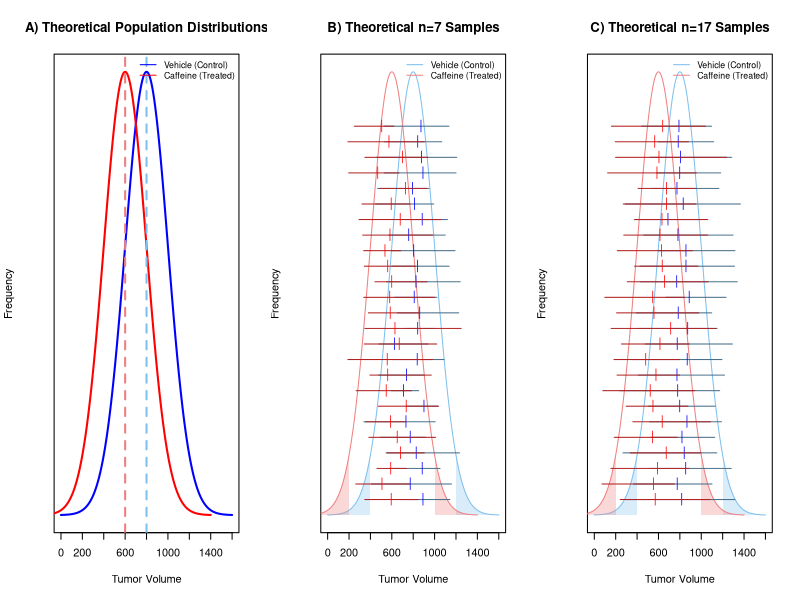

Here is the R script that generated this plot:
#-------------------------------------------------------------------------------
# TITLE: Fig1_final.R
# AUTHOR: Michael J. Marino, PhD
# DATE: 2026-04-20
# MANUSCRIPT: "A Robust Workflow for Exploratory Data Analysis and Outlier 
#   Management in Small-Sample Pharmacological Datasets" (Submitted)
#
# REPOSITORY: https://github.com/mjmarino-phd/pharmacology-small-sample-EDA
# 
# LICENSE: MIT License (c) 2026 Michael J. Marino
#   Permission is granted to use, modify, and distribute this code for any 
#   purpose, provided that the manuscript above is cited in any resulting 
#   publications or derivative works.
#
# DESCRIPTION: This script generates figure 1 from the manuscript and is 
#   annotated to provide a beginner friendly introduction to the R programming language.
#-------------------------------------------------------------------------------


# Clear environment: Prevents variables from previous projects 
# from interfering with your current analysis.
rm(list = ls())

# Set a random seed for reproducibility. 
# The number (123) is arbitrary, but using a seed ensures that the 
# 'random' sampling draws the exact same values every time the script is run.
# This is essential for scientific transparency and creating consistent figures.
set.seed(123)


# Tip for Publication: Journals usually require high-resolution TIFFs.
# The code below is a "file device." When active, R redirects the plot 
# from the screen directly to a high-quality file in your working directory.
# Remove the "#" in the line below and change the Figure file name as needed
# You will also need to remove the '#' from the last line of code in this file

# tiff("Figure1_Final.tif", width = 8, height = 4.5, units = "in", res = 300, compression = "lzw")


#--------------------Figure 1: Simulation of 2 normal distributions----------------

# Set population parameters (the 'Ground Truth' we are simulating)

mu <- 800    # Control mean (e.g., untreated tumor volume in mm^3)
popSD <- 200 # Control variability (Standard Deviation)

exp_mu <- 600    # Experimental mean (e.g., 25% reduction after caffeine)
exp_popSD <- 200 # Experimental SD (assumed equal for this simulation)


# Generate the 'Bell Curve' shapes

# seq creates 1000 evenly spaced numbers (x-values) across the width of the distribution (+/- 4SD)
x_pop <- seq(mu - 4 * popSD, mu + 4 * popSD, length.out = 1000) 

# dnorm calculates the 'Probability Density' (the height of the curve or y-values) at every point in x_pop
y_pop <- dnorm(x_pop, mean = mu, sd = popSD)


# Experimental population gets a similar treatment
# seq creates 1000 evenly spaced numbers (x-values) across the width of the distribution (+/- 4SD)
exp_x_pop <- seq(exp_mu - 4 * exp_popSD, exp_mu + 4 * exp_popSD, length.out = 1000) #generates x-axis +/-4SD

# dnorm calculates the 'Probability Density' (the height of the curve or y-values) at every point in exp_x_pop
exp_y_pop <- dnorm(exp_x_pop, mean = exp_mu, sd = exp_popSD) #generates y-axis frequency values


#Set up for 3 panel figure
# par stands for 'parameters.' mfrow = c(1, 3) tells R to arrange plots 
# in 1 row and 3 columns.
par(mfrow = c(1, 3))


#--------------------Figure 1A--------------------------------------------------

#Plot theoretical populations

# The plot() function creates a NEW coordinate system and window.
# We use x_pop and y_pop to define the blue 'Vehicle' curve.
plot(x_pop, y_pop, type = "l", col = "blue", lwd = 2, #x-y blue line plot for vehicle
     main = "A) Theoretical Population Distributions", xlab = "Tumor Volume", ylab = "Frequency", #set up labels
     yaxt = "n", # yaxt = "n" hides the y-axis (frequency isn't critical here)
     xaxt = "n") # xaxt = "n" hides the default x-axis so we can customize it below

# Customizing the X-axis for better readability
# side = 1 refers to the bottom; 'at' defines where the tick marks go
axis(side = 1, at = seq(0, 1600, by = 200))  #change x-axis tics

# The lines() function is different from plot(); it layers data onto the 
# existing window without clearing it. Here we add the 'Caffeine' curve.
lines(exp_x_pop, exp_y_pop, col = "red", lwd = 2) #adds an x-y red line plot for treatment


# abline adds straight lines. 'v' stands for vertical.
# These dashed lines (lty=2) highlight the true 'center' of each population.
abline(v = mu, col = "skyblue2", lwd = 2,lty=2)
abline(v = exp_mu, col = "lightcoral", lwd = 2,lty=2)

# Legend configuration
legend("topright", #placement of legend
       legend = c("Vehicle (Control)", "Caffeine (Treated)"), #vector of text labels for legend
       col = c("blue", "red"), #legend colors
       lty = c(1, 1),  # Tells the legend to show solid lines
       bty = "n", # 'bty' stands for 'box type'; "n" means no border box
       cex = 0.8) # 'cex' scales the character size (font size)

#--------------------Figure 1B--------------------------------------------------
#Generate stacked sample plots

#Set up parameters for the simulation
small_offset <- 0.00007 # Tiny vertical step to stack each 'experiment' so they don't overlap
n_samples_to_plot <- 25 # We will simulate 25 separate 'pilot studies'
sample_size <- 7 # Each study will have n=7

# Set up the base plot (same structure as 1A above)
plot(x_pop, y_pop, type = "l", col = "skyblue2", lwd = 1,
     main = "B) Theoretical n=7 Samples", xlab = "Tumor Volume", ylab = "Frequency",
     yaxt = "n",
     xaxt = "n")
axis(side = 1, at = seq(0, 1600, by = 200))

# Shading the 'Outlier Regions' (+/-2 SD)
## adjustcolor adds transparency (alpha) so we can see the stacked samples through the shading.
col_blue_trans <- adjustcolor("skyblue2", alpha.f = 0.3)

# Drawing the left shaded tail (< 2 SD from mean)
x_left <- seq(min(x_pop), mu - 2 * popSD, length.out = 500)  #Generates a sequence of values between the minimum population value and the mean -2SD
y_left <- dnorm(x_left, mean = mu, sd = popSD) #samples the distribution 

# polygon() works by connecting coordinates in order. 
# rev(x_left) and rep(0...) tell R to trace the curve, then 'walk back' 
# along the x-axis to close the shape.
polygon(c(x_left, rev(x_left)), c(y_left, rep(0, length(y_left))), col = col_blue_trans, border = NA)

# Drawing the right shaded tail (> 2 SD from mean) same logic as teh left tail above
x_right <- seq(mu + 2 * popSD, max(x_pop), length.out = 500)
y_right <- dnorm(x_right, mean = mu, sd = popSD)
polygon(c(x_right, rev(x_right)), c(y_right, rep(0, length(y_left))), col = col_blue_trans, border = NA)


#add caffeine treated population line (as above)
lines(exp_x_pop, exp_y_pop, col = "lightcoral", lwd = 1)

# Shading the 'Outlier Regions' (+/-2 SD) (as above)
col_red_trans <- adjustcolor("lightcoral", alpha.f = 0.3)

x_left <- seq(min(exp_x_pop), exp_mu - 2 * exp_popSD, length.out = 500)
y_left <- dnorm(x_left, mean = exp_mu, sd = exp_popSD)

polygon(c(x_left, rev(x_left)), c(y_left, rep(0, length(y_left))), col = col_red_trans, border = NA)

x_right <- seq(exp_mu + 2 * exp_popSD, max(exp_x_pop), length.out = 500)
y_right <- dnorm(x_right, mean = exp_mu, sd = exp_popSD)

polygon(c(x_right, rev(x_right)), c(y_right, rep(0, length(y_left))), col = col_red_trans, border = NA)


#Simulation Loop
#This loop simulates 25 runs of the the same n=7 experiment.
for (i in 1:n_samples_to_plot) {
  
  # rnorm() generates 'observed data' by drawing random numbers from our populations
  sample_data <- rnorm(sample_size, mean = mu, sd = popSD)
  exp_sample_data <- rnorm(sample_size, mean = exp_mu, sd = popSD)
  
  # Calculate the vertical 'shelf' for this specific row
  y_height <- small_offset * i
  
  # Draw a horizontal segment representing the RANGE of the 7 samples
  # x0/y0 is the start point, x1/y1 is the end point
  # Vehicle population visualization
  segments(x0 = min(sample_data), y0 = y_height, 
           x1 = max(sample_data), y1 = y_height, 
           col = "skyblue4", lwd = 1)
  
  # Add a vertical tick (pch="|") at the sample MEAN
  points(mean(sample_data), y_height, col = "blue", pch = "|", cex = 1.2)
  
  #Repeat for Treatment  Population
  segments(x0 = min(exp_sample_data), y0 = y_height, 
           x1 = max(exp_sample_data), y1 = y_height, 
           col = "firebrick", lwd = 1)
  points(mean(exp_sample_data), y_height, col = "red", pch = "|", cex = 1.2)
}

## Legend configuration (see Fig1A above)
legend("topright", 
       legend = c("Vehicle (Control)", "Caffeine (Treated)"),
       col = c("skyblue2", "lightcoral"), 
       lty = c(1, 1, NA), 
       bty = "n", 
       cex = 0.8)




#--------------------Figure 1C--------------------------------------------------
#Fig 1C is generated by increasing sample_size to 17 below.
# Comparing Fig1B and Fig1C allows the researcher to see how 'n' influences 
# the stability of the range and the mean estimate.

small_offset <- 0.00007
n_samples_to_plot <- 25
sample_size <- 17 # Increased from n=7 to n=17

# Set up the base plot
plot(x_pop, y_pop, type = "l", col = "skyblue2", lwd = 1,
     main = "C) Theoretical n=17 Samples", xlab = "Tumor Volume", ylab = "Frequency",
     yaxt = "n",
     xaxt = "n") 
axis(side = 1, at = seq(0, 1600, by = 200)) 

# Shading the 'Outlier Regions' (+/-2 SD)
# [Shading logic remains identical to 1B to ensure visual consistency]
col_blue_trans <- adjustcolor("skyblue2", alpha.f = 0.3)

x_left <- seq(min(x_pop), mu - 2 * popSD, length.out = 500)
y_left <- dnorm(x_left, mean = mu, sd = popSD)

polygon(c(x_left, rev(x_left)), c(y_left, rep(0, length(y_left))), col = col_blue_trans, border = NA)

x_right <- seq(mu + 2 * popSD, max(x_pop), length.out = 500)
y_right <- dnorm(x_right, mean = mu, sd = popSD)

polygon(c(x_right, rev(x_right)), c(y_right, rep(0, length(y_left))), col = col_blue_trans, border = NA)


#add caffeine treated population line 
lines(exp_x_pop, exp_y_pop, col = "lightcoral", lwd = 1)

# Shading the 'Outlier Regions' (+/-2 SD)
col_red_trans <- adjustcolor("lightcoral", alpha.f = 0.3) #define transparent color

x_left <- seq(min(exp_x_pop), exp_mu - 2 * exp_popSD, length.out = 500)
y_left <- dnorm(x_left, mean = exp_mu, sd = exp_popSD)

polygon(c(x_left, rev(x_left)), c(y_left, rep(0, length(y_left))), col = col_red_trans, border = NA)

x_right <- seq(exp_mu + 2 * exp_popSD, max(exp_x_pop), length.out = 500)
y_right <- dnorm(x_right, mean = exp_mu, sd = exp_popSD)

polygon(c(x_right, rev(x_right)), c(y_right, rep(0, length(y_left))), col = col_red_trans, border = NA)

#Simulation Loop
#This loop simulates 25 runs of the the same n=17 experiment.
for (i in 1:n_samples_to_plot) {
  
  sample_data <- rnorm(sample_size, mean = mu, sd = popSD)
  exp_sample_data <- rnorm(sample_size, mean = exp_mu, sd = popSD)
  
  y_height <- small_offset * i
  
  # Vehicle population visualization
  segments(x0 = min(sample_data), y0 = y_height, 
           x1 = max(sample_data), y1 = y_height, 
           col = "skyblue4", lwd = 1)
  
  points(mean(sample_data), y_height, col = "blue", pch = "|", cex = 1.2)
  
  #Repeat for Treatment  Population
  segments(x0 = min(exp_sample_data), y0 = y_height, 
           x1 = max(exp_sample_data), y1 = y_height, 
           col = "firebrick", lwd = 1)
  
  points(mean(exp_sample_data), y_height, col = "red", pch = "|", cex = 1.2)
}

## Legend configuration
legend("topright", 
       legend = c("Vehicle (Control)", "Caffeine (Treated)"),
       col = c("skyblue2", "lightcoral"), 
       lty = c(1, 1, NA), 
       #pch = c(NA, NA, 15), # Solid square for the shaded area
       bty = "n", 
       cex = 0.8)


# Final step for high-quality export
# If you opened the tiff() device at the start of the script, 
# you MUST run dev.off() by removing the '#' below to finish writing the file and close it.
# dev.off()
